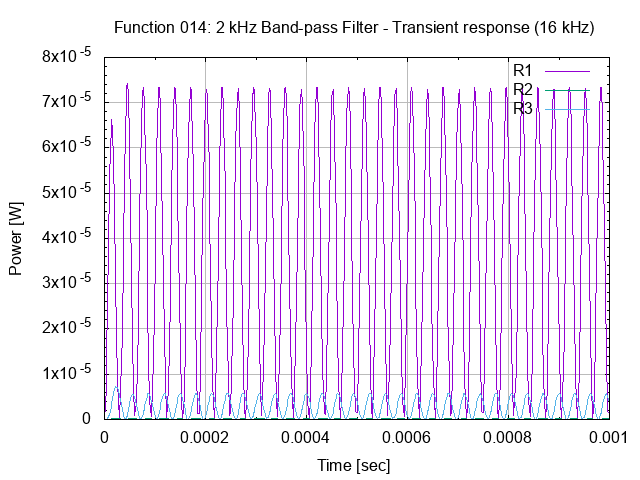

Reproduce this figure in gnuplot.
# set terminal
set term png

# set graph
set output "26.014.00.03.02.png"
set title "Function 014: 2 kHz Band-pass Filter - Transient response (16 kHz)"

# setup Y-axis
set grid ytics lt 1 lw 1 lc rgb "#bbbbbb"
set mytics
set ylabel "Power [W]"

# setup X-axis
set grid xtics lt 1 lw 1 lc rgb "#bbbbbb"
set mxtics
set xrange [0:0.001]
set xlabel "Time [sec]"

# setup plot style
set style data lines
plot '26.014.00.03.02.dat' using 1:2 title "R1", \
     '26.014.00.03.02.dat' using 1:3 title "R2", \
     '26.014.00.03.02.dat' using 1:4 title "R3"

# set output back to default
set output

# reset terminal type
set terminal pop

